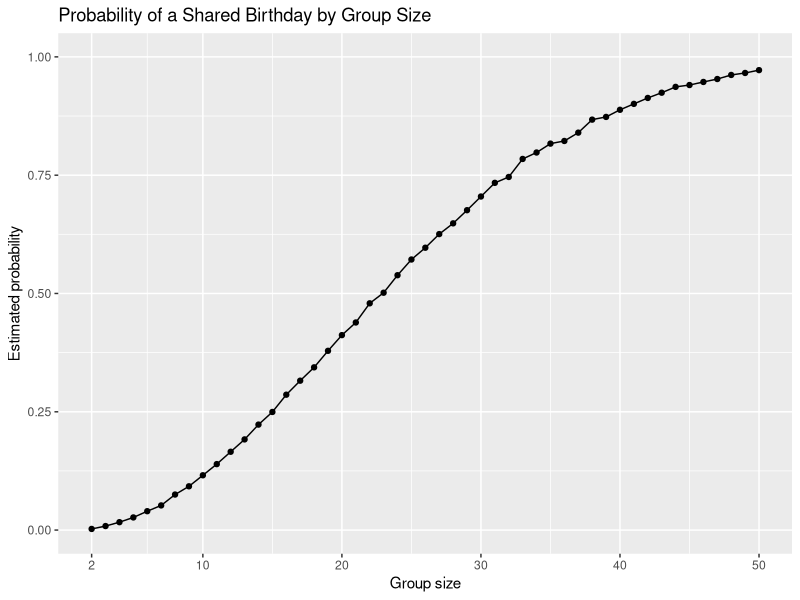

Generate this figure with R:
## ---- chunk 1
library(tidyverse)

set.seed(1)
## ---- chunk 2
birthday_match = function(group_size) {
  birthdays = sample(1:365, group_size, replace = TRUE)
  n_distinct(birthdays) < group_size
}
## ---- chunk 3
birthday_sim_df = 
  expand_grid( group_size = 2:50, iteration = 1:10000 ) |>
  mutate( shared_birthday = map_lgl(group_size, birthday_match) )
## ---- chunk 4
birthday_prob_df = 
  birthday_sim_df |>
  group_by(group_size) |>
  summarize( probability = mean(shared_birthday) )

birthday_prob_df |>
  filter(group_size %in% c(2, 10, 23, 30, 40, 50)) |>
  knitr::kable(digits = 3)
## ---- chunk 5
birthday_prob_df |>
  ggplot(aes(x = group_size, y = probability)) +
  geom_line() +
  geom_point(size = 1.5) + labs( title = "Probability of a Shared Birthday by Group Size", x = "Group size", y = "Estimated probability" ) +
  scale_x_continuous( breaks = c(2, 10, 20, 30, 40, 50) ) + 
  scale_y_continuous( breaks = c(0, .25, .5, .75, 1), limits = c(0, 1) )
